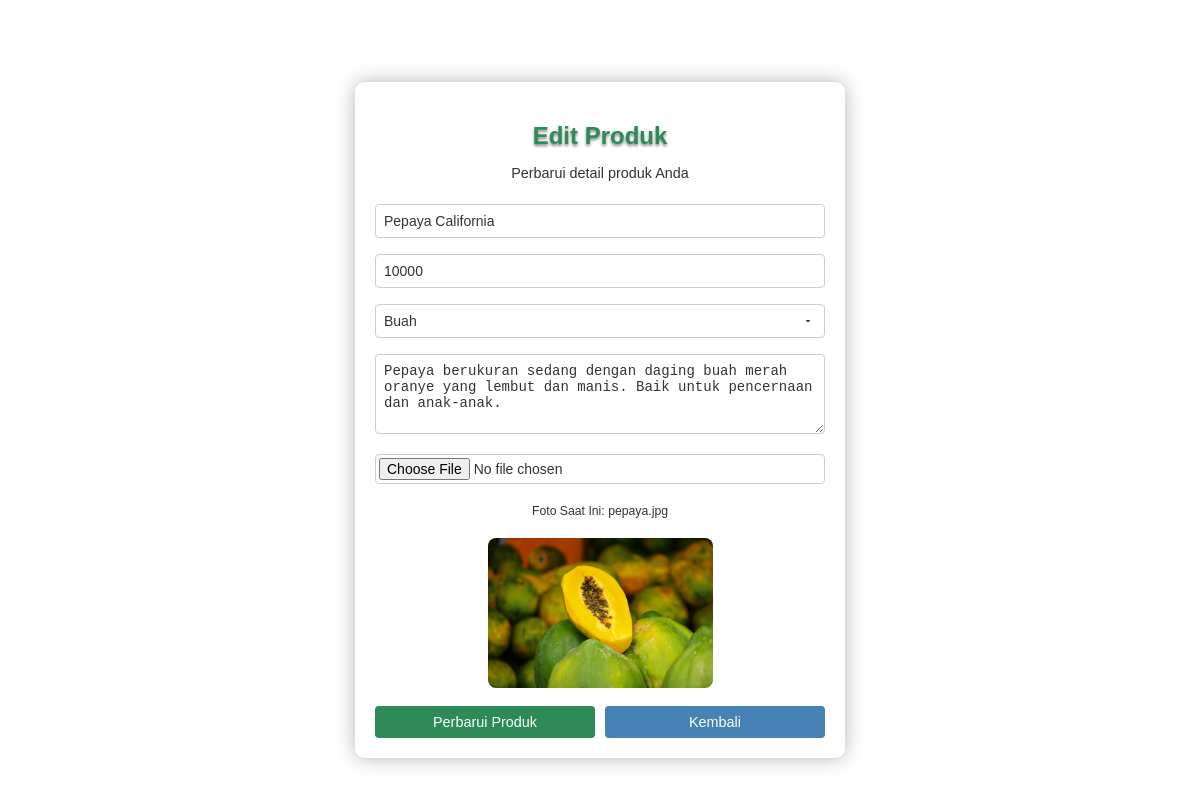
The app's page /edit_product.php?id=36 (signed in) with its own data.
### tables this page shows
CREATE TABLE `products` (
  `id` int(11) NOT NULL,
  `nama_produk` varchar(100) DEFAULT NULL,
  `harga` decimal(10,2) DEFAULT NULL,
  `kategori` enum('buah','sayur','minuman','bumbu') NOT NULL DEFAULT 'buah',
  `deskripsi` text DEFAULT NULL,
  `stok` int(11) DEFAULT NULL,
  `foto_produk` varchar(255) DEFAULT NULL,
  `seller_id` int(11) NOT NULL
);

### edit_product.php (the view, shortened to what this page needs)
<?php
$user_id = $_SESSION['user_id'] ?? 0;
$conn = mysqli_connect("localhost", "root", "", "ecommerce");
$product_id = isset($_GET['id']) ? (int)$_GET['id'] : 0;
$query = "SELECT * FROM products WHERE id = ? AND seller_id = ?";
$stmt = $conn->prepare($query);
$stmt->bind_param("ii", $product_id, $user_id);
$stmt->execute();
$result = $stmt->get_result();
$product = $result->fetch_assoc();
$name = $product['nama_produk'];
$price = number_format($product['harga'], 0, ',', '');
$description = $product['deskripsi'];
$kategori = $product['kategori'];
$foto_name = $product['foto_produk'];
?>
<!DOCTYPE html>
<html lang="en">
<head>
</head>
<body>
    <div class="form-container">
        <h2>Edit Produk</h2>
        <p>Perbarui detail produk Anda</p>
        <form method="post" action="<?php echo htmlspecialchars($_SERVER["PHP_SELF"]) . "?id=" . $product_id; ?>" id="productForm" enctype="multipart/form-data">
            <input type="text" name="name" placeholder="Nama Produk" value="<?php echo htmlspecialchars($name); ?>" required>
            <input type="text" name="price" placeholder="Harga (Rp.)" value="<?php echo htmlspecialchars($price); ?>" pattern="[0-9]*" inputmode="numeric" required>
            <select name="kategori" required>
                <option value="Buah" <?php echo $kategori == 'Buah' ? 'selected' : ''; ?>>Buah</option>
            </select>
            <textarea name="description" placeholder="Deskripsi" required><?php echo htmlspecialchars($description); ?></textarea>
            <input type="file" name="foto_produk" accept="image/*">
            <div class="current-photo">
                <p>Foto Saat Ini: <?php echo htmlspecialchars($foto_name); ?></p>
                <?php if (!empty($foto_name)) { ?>
                    <img src="uploads/<?php echo htmlspecialchars($foto_name); ?>" alt="Foto Produk">
                <?php } ?>
            </div>
            <div class="button-container">
                <button type="submit">Perbarui Produk</button>
                <a href="edit_products.php" class="back-btn">Kembali</a>
            </div>
        </form>
    </div>
</body>
</html>

### edit_product.php (style rules this page uses)
body { font-family: Arial, sans-serif; margin: 0; padding: 20px; min-height: 100vh; display: flex; justify-content: center; align-items: center; background-image: url('https://images.unsplash.com/photo-1631592058858-a8c4b556df5b?q=80&w=2072&auto=format&fit=crop&ixlib=rb-4.0.3&ixid=M3wxMjA3fDB8MHxwaG90by1wYWdlfHx8fGVufDB8fHx8fA%3D%3D'); background-size: cover; background-attachment: fixed; background-position: center; }
.form-container { background: rgba(255, 255, 255, 0.9); padding: 20px; border-radius: 10px; box-shadow: 0 0 20px rgba(0, 0, 0, 0.3); width: 100%; max-width: 450px; text-align: center; }
h2 { color: #2E8B57; margin-bottom: 10px; font-weight: bold; text-shadow: 0 2px 3px rgba(0, 0, 0, 0.5); }
p { color: #333; margin-bottom: 15px; font-size: 0.9em; }
input, textarea, select { width: 100%; padding: 8px; margin: 8px 0; border: 1px solid #ccc; border-radius: 4px; box-sizing: border-box; font-size: 14px; color: #333; background-color: white; }
select { appearance: none; -webkit-appearance: none; -moz-appearance: none; background-size: 12px; background-color: white; }
input[type="file"] { padding: 3px; }
textarea { resize: vertical; height: 80px; }
.button-container { display: flex; justify-content: space-between; gap: 10px; margin-top: 15px; }
button, .back-btn { padding: 8px; border: none; border-radius: 4px; cursor: pointer; font-size: 0.9em; text-decoration: none; color: white; flex: 1; text-align: center; }
button { background-color: #2E8B57; }
.back-btn { background-color: #4682B4; }
.current-photo { margin: 10px 0; font-size: 0.85em; color: #555; }
.current-photo img { max-width: 100%; max-height: 150px; height: auto; border-radius: 8px; margin-top: 5px; }

### records on screen
products: name "Pepaya California", price "10000", description "Pepaya berukuran sedang dengan daging buah merah oranye yang lembut dan manis. Baik untuk pencernaan dan anak-anak.", foto_produk "pepaya.jpg", foto_produk (picture)
